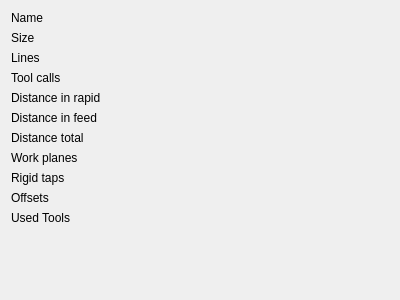
<?xml version="1.0" encoding="UTF-8"?>
<ui version="4.0">
 <class>Form</class>
 <widget class="QWidget" name="Form">
  <property name="geometry">
   <rect>
    <x>0</x>
    <y>0</y>
    <width>400</width>
    <height>300</height>
   </rect>
  </property>
  <property name="windowTitle">
   <string>Form</string>
  </property>
  <layout class="QVBoxLayout" name="verticalLayout">
   <item>
    <layout class="QFormLayout" name="formLayout">
     <item row="0" column="1">
      <widget class="StatusLabel" name="statuslabel">
       <property name="rules" stdset="0">
        <string>[{&quot;name&quot;: &quot;file_name&quot;, &quot;property&quot;: &quot;Text&quot;, &quot;expression&quot;: &quot;ch[0]&quot;, &quot;channels&quot;: [{&quot;url&quot;: &quot;gcode_properties:file_name&quot;, &quot;trigger&quot;: true}]}]</string>
       </property>
      </widget>
     </item>
     <item row="1" column="0">
      <widget class="QLabel" name="label_3">
       <property name="text">
        <string>Size</string>
       </property>
      </widget>
     </item>
     <item row="1" column="1">
      <widget class="StatusLabel" name="statuslabel_3">
       <property name="rules" stdset="0">
        <string>[{&quot;name&quot;: &quot;file_size&quot;, &quot;property&quot;: &quot;Text&quot;, &quot;expression&quot;: &quot;f\&quot;{ch[0]/1024:.2f} kB\&quot;&quot;, &quot;channels&quot;: [{&quot;url&quot;: &quot;gcode_properties:file_size&quot;, &quot;trigger&quot;: true}]}]</string>
       </property>
      </widget>
     </item>
     <item row="2" column="0">
      <widget class="QLabel" name="label_5">
       <property name="text">
        <string>Lines</string>
       </property>
      </widget>
     </item>
     <item row="2" column="1">
      <widget class="StatusLabel" name="statuslabel_4">
       <property name="rules" stdset="0">
        <string>[{&quot;name&quot;: &quot;file lines&quot;, &quot;property&quot;: &quot;Text&quot;, &quot;expression&quot;: &quot;f\&quot;{ch[0]}\&quot;&quot;, &quot;channels&quot;: [{&quot;url&quot;: &quot;gcode_properties:file_lines&quot;, &quot;trigger&quot;: true}]}]</string>
       </property>
      </widget>
     </item>
     <item row="3" column="0">
      <widget class="QLabel" name="label_6">
       <property name="text">
        <string>Tool calls</string>
       </property>
      </widget>
     </item>
     <item row="3" column="1">
      <widget class="StatusLabel" name="statuslabel_5">
       <property name="rules" stdset="0">
        <string>[{&quot;name&quot;: &quot;tool_calls&quot;, &quot;property&quot;: &quot;Text&quot;, &quot;expression&quot;: &quot;f\&quot;{ch[0]}\&quot;&quot;, &quot;channels&quot;: [{&quot;url&quot;: &quot;gcode_properties:tool_calls_num&quot;, &quot;trigger&quot;: true}]}]</string>
       </property>
      </widget>
     </item>
     <item row="4" column="0">
      <widget class="QLabel" name="label_7">
       <property name="text">
        <string>Distance in rapid</string>
       </property>
      </widget>
     </item>
     <item row="4" column="1">
      <widget class="StatusLabel" name="statuslabel_6">
       <property name="rules" stdset="0">
        <string>[{&quot;name&quot;: &quot;path_rapids&quot;, &quot;property&quot;: &quot;Text&quot;, &quot;expression&quot;: &quot;f\&quot;{ch[0]:.2f}\&quot;&quot;, &quot;channels&quot;: [{&quot;url&quot;: &quot;gcode_properties:file_rapid_distance&quot;, &quot;trigger&quot;: true}]}]</string>
       </property>
      </widget>
     </item>
     <item row="5" column="0">
      <widget class="QLabel" name="label_8">
       <property name="text">
        <string>Distance in feed</string>
       </property>
      </widget>
     </item>
     <item row="5" column="1">
      <widget class="StatusLabel" name="statuslabel_7">
       <property name="rules" stdset="0">
        <string>[{&quot;name&quot;: &quot;path_feed&quot;, &quot;property&quot;: &quot;Text&quot;, &quot;expression&quot;: &quot;f\&quot;{ch[0]:.2f}\&quot;&quot;, &quot;channels&quot;: [{&quot;url&quot;: &quot;gcode_properties:file_feed_distance&quot;, &quot;trigger&quot;: true}]}]</string>
       </property>
      </widget>
     </item>
     <item row="6" column="0">
      <widget class="QLabel" name="label_9">
       <property name="text">
        <string>Distance total</string>
       </property>
      </widget>
     </item>
     <item row="6" column="1">
      <widget class="StatusLabel" name="statuslabel_8">
       <property name="rules" stdset="0">
        <string>[{&quot;name&quot;: &quot;path_feed&quot;, &quot;property&quot;: &quot;Text&quot;, &quot;expression&quot;: &quot;f\&quot;{ch[0] + ch[1]:.2f}\&quot;&quot;, &quot;channels&quot;: [{&quot;url&quot;: &quot;gcode_properties:file_feed_distance&quot;, &quot;trigger&quot;: true}, {&quot;url&quot;: &quot;gcode_properties:file_rapid_distance&quot;, &quot;trigger&quot;: true}]}]</string>
       </property>
      </widget>
     </item>
     <item row="7" column="0">
      <widget class="QLabel" name="label_10">
       <property name="text">
        <string>Work planes</string>
       </property>
      </widget>
     </item>
     <item row="7" column="1">
      <widget class="StatusLabel" name="statuslabel_18">
       <property name="rules" stdset="0">
        <string>[{&quot;name&quot;: &quot;work_planes&quot;, &quot;property&quot;: &quot;Text&quot;, &quot;expression&quot;: &quot;f\&quot;{ch[0]}\&quot;&quot;, &quot;channels&quot;: [{&quot;url&quot;: &quot;gcode_properties:file_work_planes&quot;, &quot;trigger&quot;: true}]}]</string>
       </property>
      </widget>
     </item>
     <item row="8" column="0">
      <widget class="QLabel" name="label_11">
       <property name="text">
        <string>Rigid taps</string>
       </property>
      </widget>
     </item>
     <item row="8" column="1">
      <widget class="StatusLabel" name="statuslabel_19">
       <property name="rules" stdset="0">
        <string>[{&quot;name&quot;: &quot;rigid_taps&quot;, &quot;property&quot;: &quot;Text&quot;, &quot;expression&quot;: &quot;f\&quot;{ch[0]}\&quot;&quot;, &quot;channels&quot;: [{&quot;url&quot;: &quot;gcode_properties:file_rigid_taps&quot;, &quot;trigger&quot;: true}]}]</string>
       </property>
      </widget>
     </item>
     <item row="9" column="1">
      <widget class="StatusLabel" name="statuslabel_20">
       <property name="rules" stdset="0">
        <string>[{&quot;name&quot;: &quot;offset_changes&quot;, &quot;property&quot;: &quot;Text&quot;, &quot;expression&quot;: &quot;f\&quot;{ch[0]}\&quot;&quot;, &quot;channels&quot;: [{&quot;url&quot;: &quot;gcode_properties:file_offsets&quot;, &quot;trigger&quot;: true}]}]</string>
       </property>
      </widget>
     </item>
     <item row="0" column="0">
      <widget class="QLabel" name="label_2">
       <property name="text">
        <string>Name</string>
       </property>
      </widget>
     </item>
     <item row="9" column="0">
      <widget class="QLabel" name="label_12">
       <property name="text">
        <string>Offsets</string>
       </property>
      </widget>
     </item>
     <item row="10" column="0">
      <widget class="QLabel" name="label_13">
       <property name="text">
        <string>Used Tools</string>
       </property>
      </widget>
     </item>
     <item row="10" column="1">
      <widget class="StatusLabel" name="statuslabel_21">
       <property name="rules" stdset="0">
        <string>[{&quot;name&quot;: &quot;offset_changes&quot;, &quot;property&quot;: &quot;Text&quot;, &quot;expression&quot;: &quot;f\&quot;{ch[0]}\&quot;&quot;, &quot;channels&quot;: [{&quot;url&quot;: &quot;gcode_properties:tools&quot;, &quot;trigger&quot;: true}]}]</string>
       </property>
      </widget>
     </item>
    </layout>
   </item>
  </layout>
 </widget>
 <customwidgets>
  <customwidget>
   <class>StatusLabel</class>
   <extends>QLabel</extends>
   <header>qtpyvcp.widgets.display_widgets.status_label</header>
  </customwidget>
 </customwidgets>
 <resources/>
 <connections/>
</ui>
